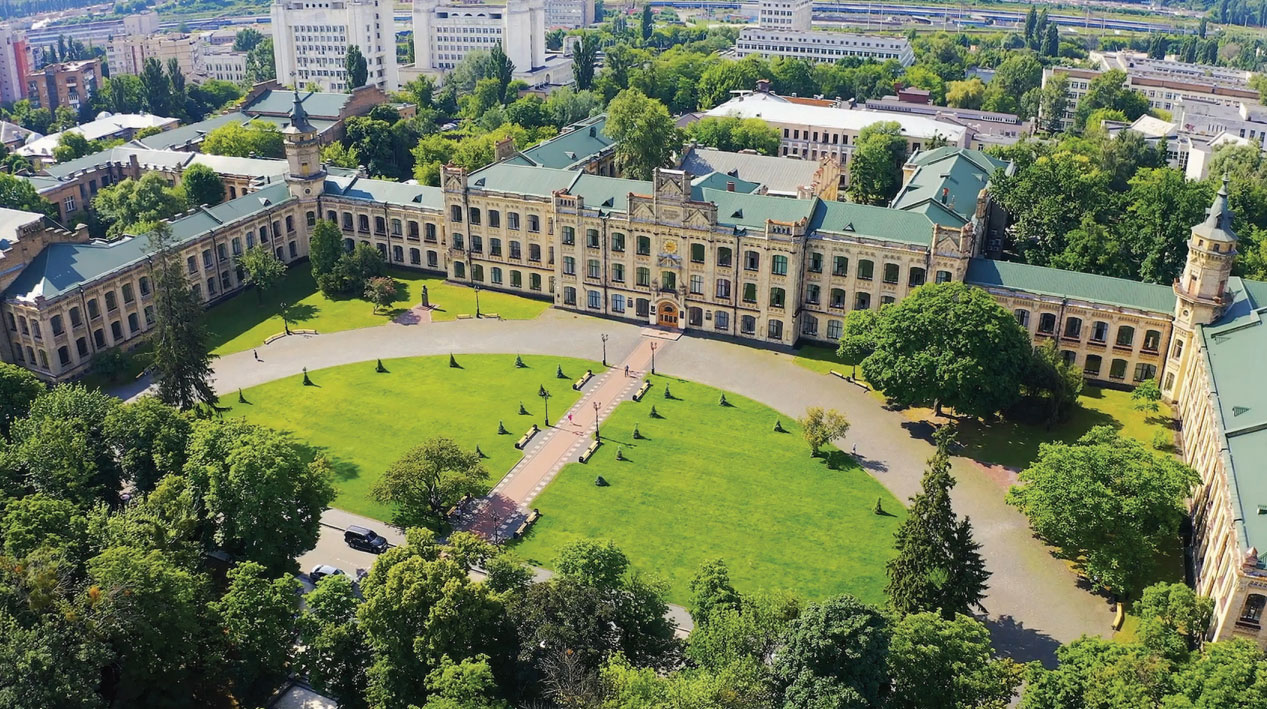
#> input picture old/pw3_v0/kpi.jpg, 1267 x 709 px
$ python pw3_v0.py
#> lines starting #> are read from the running program, lines starting #| are printed output that depends on the picture
import cv2

WINDOW_NAME = 'Mosaic Effect'
IMAGE_PATH = 'kpi.jpg'

img = cv2.imread(IMAGE_PATH)
#> img is the input picture: shape (709, 1267, 3); mean B, G, R 91.1, 120.6, 111.2

def apply_mosaic_effect(trackbar_value):
#> called with trackbar_value = 1
    scale = max(trackbar_value, 1) / 100.0
    h, w = img.shape[:2]
#> h = 709; w = 1267
    small = cv2.resize(img, (0, 0), fx=scale, fy=scale, interpolation=cv2.INTER_LINEAR)
    mosaic = cv2.resize(small, (w, h), interpolation=cv2.INTER_NEAREST)
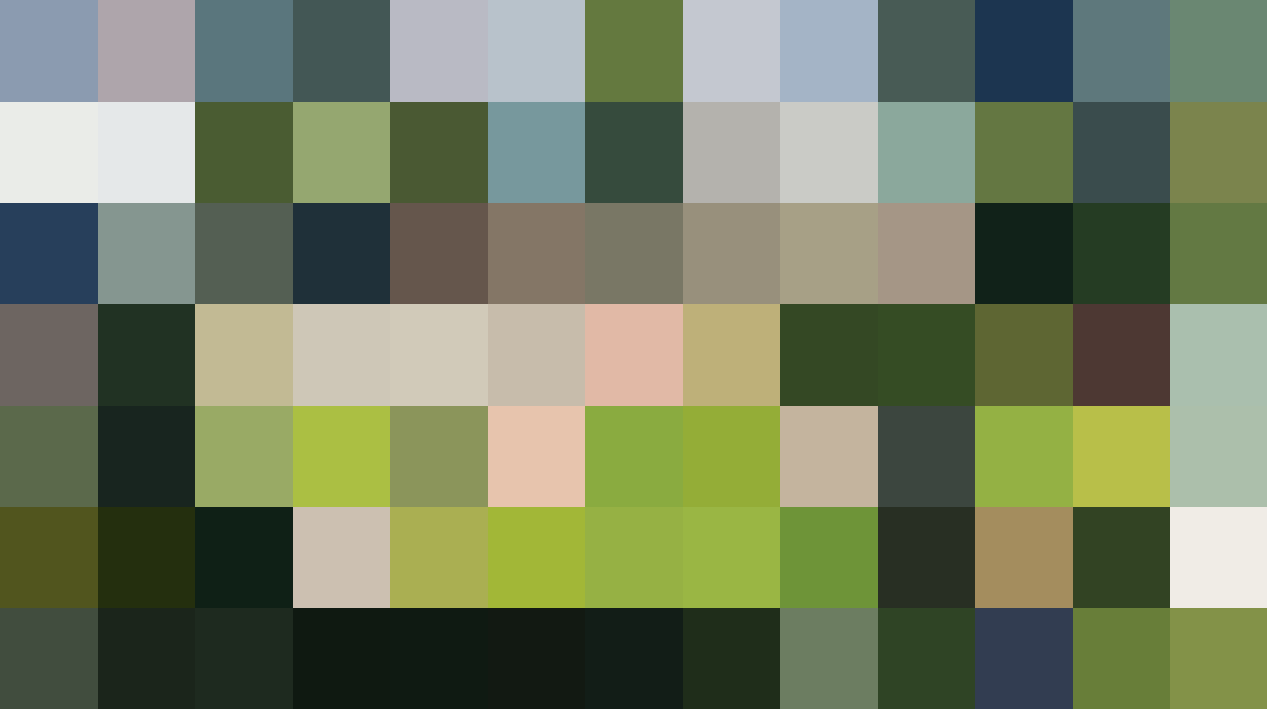
#> mosaic: shape (709, 1267, 3); mean of channels 0, 1, 2 97, 125.3, 115.6; drawn as B, G, R
    cv2.imshow(WINDOW_NAME, mosaic)

cv2.namedWindow(WINDOW_NAME)
cv2.createTrackbar('Scale', WINDOW_NAME, 1, 100, apply_mosaic_effect)

cv2.waitKey()
